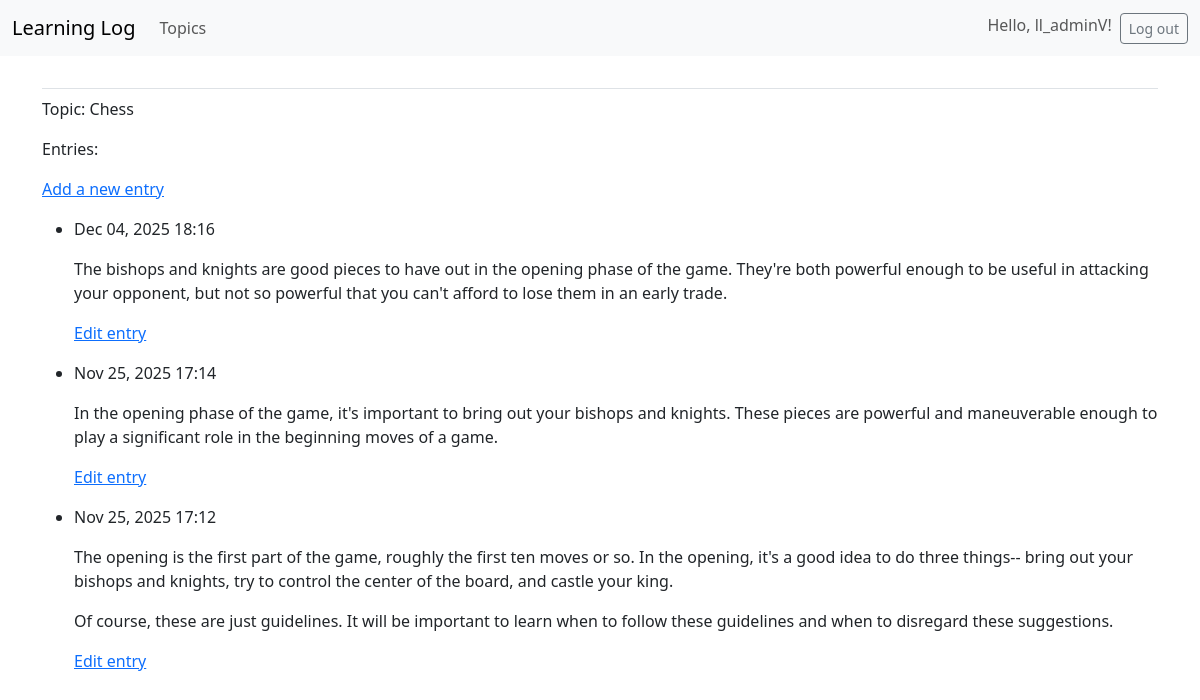
The page /topics/1/ (signed in) on the database its author committed.
### learning_logs/models.py (models this page shows, shortened)
class Topic(models.Model):
    text = models.CharField(max_length=200)
    date_added = models.DateTimeField(auto_now_add=True)
    owner = models.ForeignKey(User, on_delete=models.CASCADE)

class Entry(models.Model):
    topic = models.ForeignKey(Topic, on_delete=models.CASCADE)
    text = models.TextField()
    date_added = models.DateTimeField(auto_now_add=True)
    class Meta:
        verbose_name_plural = 'entries'

### learning_logs/views.py (the view)
# urls.py: path('topics/<int:topic_id>/', views.topic, name='topic'),
@login_required
def topic(request, topic_id):
    topic = Topic.objects.get(id=topic_id)
    entries = topic.entry_set.order_by('-date_added')
    context = {'topic': topic, 'entries': entries}
    return render(request, 'learning_logs/topic.html', context)

### learning_logs/templates/learning_logs/topic.html
{% extends 'learning_logs/base.html' %}
{% block content %}
    <p>Topic: {{ topic.text }}</p>
    <p>Entries:</p>
    <p>
        <a href="{% url 'learning_logs:new_entry' topic.id %}">Add a new entry</a>
    </p>
    <ul>
        {% for entry in entries %}
            <li>
                <p>{{ entry.date_added|date:"M d, Y H:i" }}</p>
                <p>{{ entry.text|linebreaks }}</p>
                <p>
                    <a href="{% url 'learning_logs:edit_entry' entry.id %}">Edit entry</a></p>
            </li>
        {% empty %}
            <li>There are no entries for this topic yet.</li>
        {% endfor %}
    </ul>
{% endblock content %}

### learning_logs/templates/learning_logs/base.html (shortened to what this page needs)
<!doctype html>
<html lang="en">
  <head>
    {% load django_bootstrap5 %}
    {% bootstrap_css %}
  </head>
  <body>
    <nav class="navbar navbar-expand-lg navbar-light bg-light">
      <div class="container-fluid">
        <a class="navbar-brand" href="{% url 'learning_logs:index' %}">Learning Log</a>
        <div class="collapse navbar-collapse" id="navbarNav">
          <ul class="navbar-nav me-auto mb-2 mb-lg-0">
            <li class="nav-item">
              <a class="nav-link" href="{% url 'learning_logs:topics' %}">Topics</a>
            </li>
          </ul>
          <ul class="navbar-nav ms-auto mb-2 mb-lg-0">
            {% if user.is_authenticated %}
              <li class="nav-item">
                <span class="navbar-text me-2">Hello, {{ user.username }}!</span>
              </li>
              <li class="nav-item">
                <form action="{% url 'accounts:logout' %}" method="post" class="d-inline">
                  <button type="submit" class="btn btn-outline-secondary btn-sm">Log out</button>
                </form>
              </li>
            {% endif %}
          </ul>
        </div>
      </div>
    </nav>
    <main class="container mt-4">
      <div class="pb-2 mb-2 border-bottom">
      </div>
      <div>
        {% block content %}{% endblock content %}
      </div>
    </main>
  </body>
</html>

### rows shown on the page
Topic: text "Chess"
Entry: date_added "Dec 04, 2025 18:16", text "The bishops and knights are good pieces to have out in the opening phase of the game. They're both powerful enough to be useful in attacking your opponent, but not so powerful that you can't afford to lose them in an early trade."
Entry: date_added "Nov 25, 2025 17:14", text "In the opening phase of the game, it's important to bring out your bishops and knights. These pieces are powerful and maneuverable enough to play a significant role in the beginning moves of a game."
Entry: date_added "Nov 25, 2025 17:12", text "The opening is the first part of the game, roughly the first ten moves or so. In the opening, it's a good idea to do three things-- bring out your bishops and knights, try to control the center of the board, and castle your king. Of course, these are just guidelines. It will be important to learn when to follow these guidelines and when to disregard these suggestions."

### other values the page prints
{{ user.username }} "ll_adminV"
